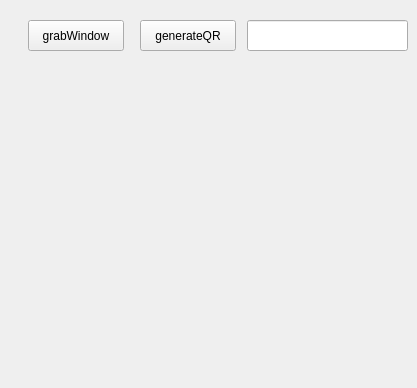
<?xml version="1.0" encoding="UTF-8"?>
<ui version="4.0">
 <class>Widget</class>
 <widget class="QWidget" name="Widget">
  <property name="geometry">
   <rect>
    <x>0</x>
    <y>0</y>
    <width>417</width>
    <height>388</height>
   </rect>
  </property>
  <property name="windowTitle">
   <string>Widget</string>
  </property>
  <widget class="QPushButton" name="pushButton">
   <property name="geometry">
    <rect>
     <x>28</x>
     <y>20</y>
     <width>96</width>
     <height>31</height>
    </rect>
   </property>
   <property name="text">
    <string>grabWindow</string>
   </property>
  </widget>
  <widget class="QLabel" name="label">
   <property name="geometry">
    <rect>
     <x>25</x>
     <y>340</y>
     <width>376</width>
     <height>36</height>
    </rect>
   </property>
   <property name="text">
    <string/>
   </property>
  </widget>
  <widget class="QRWidget" name="widget" native="true">
   <property name="geometry">
    <rect>
     <x>80</x>
     <y>70</y>
     <width>250</width>
     <height>250</height>
    </rect>
   </property>
  </widget>
  <widget class="QPushButton" name="pushButton_2">
   <property name="geometry">
    <rect>
     <x>140</x>
     <y>20</y>
     <width>96</width>
     <height>31</height>
    </rect>
   </property>
   <property name="text">
    <string>generateQR</string>
   </property>
  </widget>
  <widget class="QLineEdit" name="lineEdit">
   <property name="geometry">
    <rect>
     <x>247</x>
     <y>20</y>
     <width>161</width>
     <height>31</height>
    </rect>
   </property>
  </widget>
 </widget>
 <layoutdefault spacing="6" margin="11"/>
 <customwidgets>
  <customwidget>
   <class>QRWidget</class>
   <extends>QWidget</extends>
   <header>qrwidget.h</header>
   <container>1</container>
  </customwidget>
 </customwidgets>
 <resources/>
 <connections/>
</ui>
